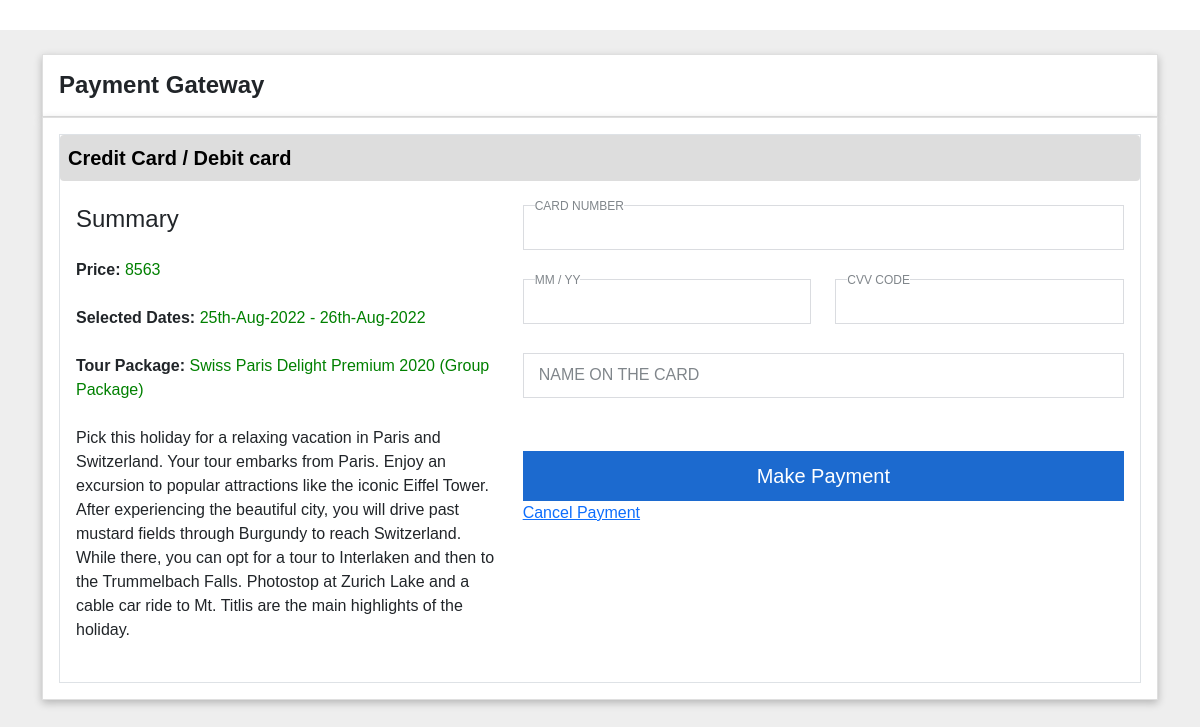
/payment-page.php?booking_id=23, run on the app's committed database.
### tables this page shows
CREATE TABLE `tblbooking` (
  `BookingId` int(11) NOT NULL,
  `PackageId` int(11) DEFAULT NULL,
  `UserEmail` varchar(100) DEFAULT NULL,
  `FromDate` varchar(100) DEFAULT NULL,
  `ToDate` varchar(100) DEFAULT NULL,
  `amount` int(11) DEFAULT 0,
  `persons` int(11) DEFAULT NULL,
  `Comment` mediumtext DEFAULT NULL,
  `RegDate` timestamp NULL DEFAULT current_timestamp(),
  `status` int(11) DEFAULT NULL,
  `CancelledBy` varchar(5) DEFAULT NULL,
  `UpdationDate` timestamp NULL DEFAULT NULL ON UPDATE current_timestamp()
);

CREATE TABLE `tbltourpackages` (
  `PackageId` int(11) NOT NULL,
  `PackageName` varchar(200) DEFAULT NULL,
  `PackageType` varchar(150) DEFAULT NULL,
  `PackageLocation` varchar(100) DEFAULT NULL,
  `PackagePrice` int(11) DEFAULT NULL,
  `PackageFetures` varchar(255) DEFAULT NULL,
  `PackageDetails` mediumtext DEFAULT NULL,
  `perday` int(11) DEFAULT 0,
  `perperson` int(11) DEFAULT 0,
  `PackageImage` varchar(100) DEFAULT NULL,
  `Creationdate` timestamp NULL DEFAULT current_timestamp(),
  `UpdationDate` timestamp NULL DEFAULT NULL ON UPDATE current_timestamp()
);

### payment-page.php (the view, shortened to what this page needs)
<?php
include('includes/config.php');
$booking_id = intval($_GET['booking_id']);
$sql = "SELECT tb.*, tp.PackageName,tp.PackageDetails from tblbooking tb LEFT JOIN tbltourpackages tp ON tb.PackageId=tp.PackageId where BookingId=:id";
$query = $dbh->prepare($sql);
$query->bindParam(':id', $booking_id, PDO::PARAM_STR);
$query->execute();
$results = $query->fetchAll(PDO::FETCH_OBJ);
if ($query->rowCount() > 0) {
	foreach ($results as $result) {
		$amount =	$result->amount;
		$package =	$result->PackageName;
		$dates =	Date("jS-M-Y", strtotime($result->FromDate)) . " - " . Date("jS-M-Y", strtotime($result->ToDate));
	}
}
?>
<!doctype html>
<html lang="en">
<head>
	<link rel="stylesheet" href="https://stackpath.bootstrapcdn.com/font-awesome/4.7.0/css/font-awesome.min.css">
	<link rel="stylesheet" href="https://cdn.jsdelivr.net/npm/bootstrap@5.0.1/dist/css/bootstrap.min.css">
	<link rel="stylesheet" href="css/style.css">
</head>
<body>
	<div class="container">
		<div class="row">
			<div class="col-12 mt-4">
				<div class="card p-3">
					<p class="mb-0 fw-bold h4">Payment Gateway</p>
				</div>
			</div>
			<div class="col-12">
				<div class="card p-3">
					<div class="card-body border p-0">
						<p>
							<a class="btn btn-primary p-2 w-100 h-100 d-flex align-items-center justify-content-between" data-bs-toggle="collapse" href="#collapseExample" role="button" aria-expanded="true" aria-controls="collapseExample">
								<span class="fw-bold">Credit Card / Debit card</span>
							</a>
						</p>
						<div class="collapse show p-3 pt-0" id="collapseExample">
							<div class="row">
								<div class="col-lg-5 mb-lg-0 mb-3"><br>
									<p class="h4 mb-0">Summary</p><br>
									<p class="mb-0">
										<span class="fw-bold">Price:</span>
										<span class="c-green"><?= $amount ?></span>
									</p>
									<br>
									<p class="mb-0">
										<span class="fw-bold">Selected Dates:</span>
										<span class="c-green"><?= $dates ?></span>
									</p>
									<br>
									<p class="mb-0"><span class="fw-bold">Tour Package:</span><span class="c-green"> <?= $package ?></span>
									</p>
									<br>
									<p class="mb-0"><?php echo htmlentities($result->PackageDetails); ?></p>
									<br>
								</div>
								<div class="col-lg-7">
									<form action="" name="form" class="form" method="POST"><br>
										<div class="row">
											<div class="col-12">
												<div class="form__div">
													<input type="text" maxlength="16" pattern="^[0-9]{16}$" title="16 digits" class="form-control" id="cardNumber" name="card_number" required>
													<label for="" class="form__label">Card Number</label>
												</div>
											</div>
											<div class="col-6">
												<div class="form__div">
													<input type="text" name="month" class="form-control" pattern="^((0[1-9])|(1[0-2]))\/(\d{2})$" required>
													<label for="" class="form__label">mm / yy</label>
												</div>
											</div>
											<div class="col-6">
												<div class="form__div">
													<input type="text" minlength="3" maxlength="3" class="form-control" pattern="^[0-9]{3}$" name="cvv" title="3 digits" id="cvv" required>
													<label for="" class="form__label">cvv code</label>
												</div>
											</div>
											<div class="col-12">
												<div class="form__div">
													<input type="text" class="form-control" pattern="[a-zA-Z'-'\s]*" oninvalid="setCustomValidity('Please enter Alphabets.')" placeholder="" required>
													<label for="" class="form__label">name on the card</label>
												</div>
											</div>
										</div>
										<div class="col-12">
											<button type="submit" name="submit" class="btn btn-primary payment">
												Make Payment
											</button>
										</div>
									</form>
									<a href="tour-history.php">Cancel Payment </a>
								</div>
							</div>
						</div>
					</div>
				</div>
			</div>
		</div>
		<br>
		<br>
		<br>
		<br>
		<br>
		<br>
	</div>
</body>
</html>

### css/style.css (style rules this page uses)
html, body { font-size: 100%; background: #fff; font-family: 'Open Sans', sans-serif; }
body a,.grid_1,plan_1,plan_1.one,plan_1.two,i.icon1, i.icon2, i.icon3, i.icon4, i.icon5, i.icon6 { transition:0.5s all; -webkit-transition:0.5s all; -moz-transition:0.5s all; -o-transition:0.5s all; -ms-transition:0.5s all; }
p { margin:0; }
label { margin:0; }
* { margin: 0; padding: 0; box-sizing: border-box; font-family: 'Poppins', sans-serif }
.container { margin: 30px auto; }
.container .card { width: 100%; box-shadow: rgba(0, 0, 0, 0.24) 0px 3px 8px; background: #fff; border-radius: 0px; }
body { background: #eee }
.btn.btn-primary { background-color: #ddd; color: black; box-shadow: none; border: none; font-size: 20px; width: 100%; height: 100%; }
.c-green { color: green; }
.btn.btn-primary.payment { background-color: #1c6acf; color: white; border-radius: 0px; height: 50px; display: flex; align-items: center; justify-content: center; margin-top: 24px; }
.form__div { height: 50px; position: relative; margin-bottom: 24px; }
.form-control { width: 100%; height: 45px; font-size: 14px; border: 1px solid #DADCE0; border-radius: 0; outline: none; padding: 2px; background: none; z-index: 1; box-shadow: none; }
.form__label { position: absolute; left: 16px; top: 10px; background-color: #fff; color: #80868B; font-size: 16px; transition: .3s; text-transform: uppercase; }

### data on the page
tblbooking: amount "8563", dates "25th-Aug-2022 - 26th-Aug-2022", PackageId.PackageName "Swiss Paris Delight Premium 2020 (Group Package)", PackageId.PackageDetails "Pick this holiday for a relaxing vacation in Paris and Switzerland. Your tour embarks from Paris. Enjoy an excursion to popular attractions like the iconic Eiffel Tower. After experiencing the beautiful city, you will drive past mustard fields through Burgundy to reach Switzerland. While there, you can opt for a tour to Interlaken and then to the Trummelbach Falls. Photostop at Zurich Lake and a cable car ride to Mt. Titlis are the main highlights of the holiday."
